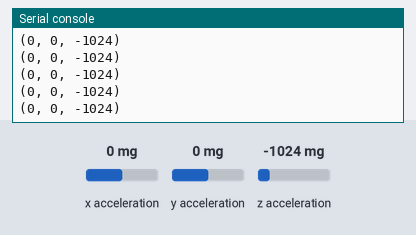
Simulated run of this program. Board: BBC micro:bit running MicroPython. On the bench: the last lines printed to the serial console. The test bench sets the inputs (shaded band); at power-on: x acceleration 0 mg, y acceleration 0 mg, z acceleration -1024 mg. Files the program writes start out absent.

Above: at 1.2 s.
1.3 s: x acceleration set to -1440 mg
At 1.36 s:
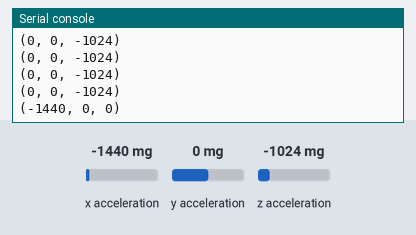
2.8 s: y acceleration set to -1440 mg
At 2.83 s:
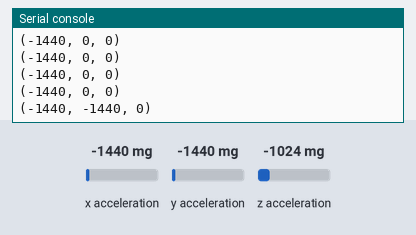
4.3 s: z acceleration set to -1440 mg
At 4.3 s:
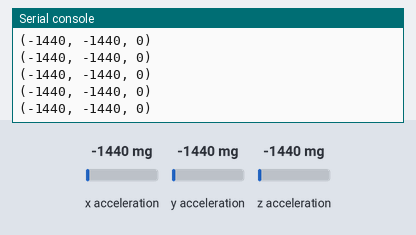
Timing chart, 0 to 7.3 s (numbered marks = the images above; inputs shaded):
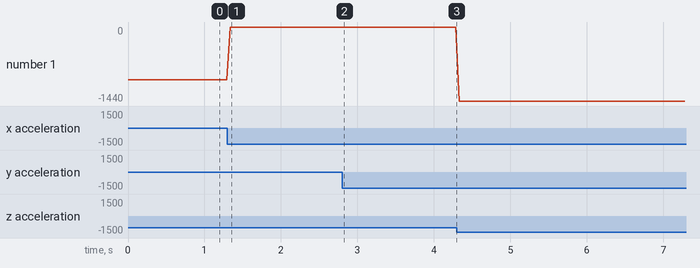

Measured:
- after the input at 1.3 s, the serial console: prints a new line at once (image 1)
- after the input at 2.8 s, the serial console: prints a new line at once (image 2)

The program:

bracing_sensor_code.py
```python
from microbit import *
import time

with open("sensor_log.csv","w") as f:
    f.write("timestamp,x,y,z\n")
    while True:
        x = accelerometer.get_x()
        y = accelerometer.get_y()
        z = accelerometer.get_z()

        f.write("{},{},{},{}\n".format(time.ticks_ms(),x,y,z))

        print((x,y,z))
        sleep(45)
```
